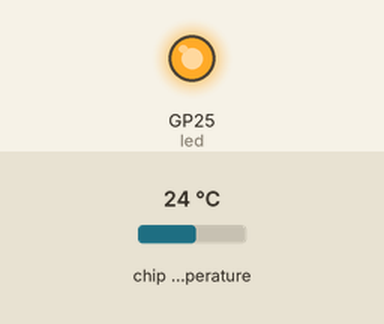
The program below on a simulated Raspberry Pi Pico running MicroPython. Parts: output pins drawn as LEDs (lit = HIGH). Inputs (shaded band) come from the test bench; at power-on: chip temperature 24 °C. What the program prints to the serial console is not drawn.

Above: at 1.5 s.
At 4.0 s:
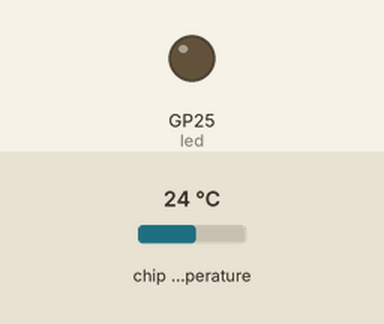
Timing chart, 0 to 6.5 s (numbered marks = the images above):
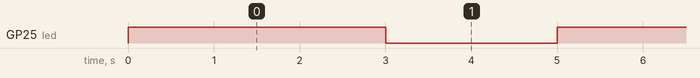

Measured:
- by itself, GP25 (led): alternates HIGH for 3.0 s and LOW for 2.0 s

The program:

MP_04_Internal_temp_sensor.py
```python
"""
This test script reads the internal temperature data of Pi Pico W

Important data related to ADC:

• Fifth ADC channel is ADC(4) and is connected to internal temperature sensor.
• Temperature voltage curve slope for Pico W = -1.721mV/°C
• 12 bit ADC can be scaled to 16 bit (65535 values between 0 and 3.3 V)
• ADC clock 48 MHz
• Sampling rate = 500 kHz ( Each Sample takes 96 clock cycles)
• Sampling time = 2e-6 seconds
• Voltage of Biased bipolar diode at 300K (27°C) = 0.0706V


"""


# Libraries

from machine import ADC, Pin
import time


# Pin assignment
led = Pin("LED", Pin.OUT)
adc = machine.ADC(4)


# Variable Assignment

Slope_TV = 1.721e-3
Con_factor = 3.3/(65535)

while True:

    ADC_val = adc.read_u16()
    V = ADC_val * Con_factor  # ADC Voltage at sensor
    temp_C = 27.0 - (V- 0.706)/(Slope_TV)
    led.value(1)
    print("ADC Value: {} ".format(ADC_val))
    print("Voltage: {} ".format(V))
    print("Temperature: {} ".format(temp_C))
    print("\n")
    time.sleep_ms(3000)
    led.value(0)
    time.sleep_ms(2000)


    
```
